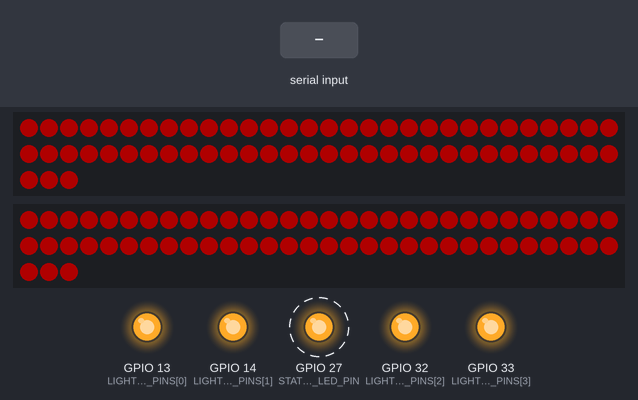
Recording of a program running on a simulated ESP32. Parts: 2 × 63 RGB LEDs in strip order, left to right, continuing on the next row, output pins drawn as LEDs (lit = HIGH). Dashed ring = blinking. The inputs (shaded band) are chosen by the test bench. Dim RGB values are drawn brighter than linear; random numbers use the default seed unless the program sets one; what the program prints to the serial monitor is not drawn.

Above: at 1.57 s.
1.6 s: "<2>" received over Serial
At 1.87 s:
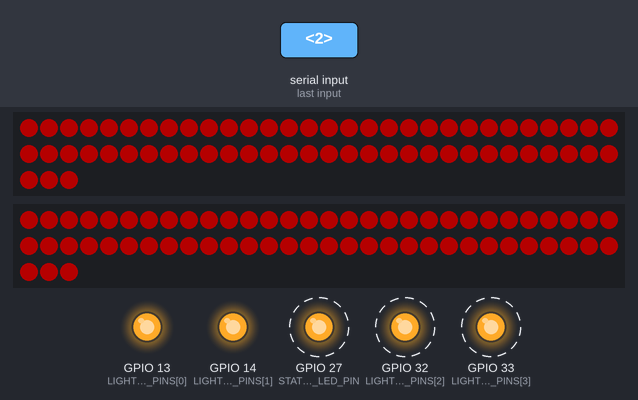
3.8 s: "<w42;>" received over Serial
At 6.69 s:
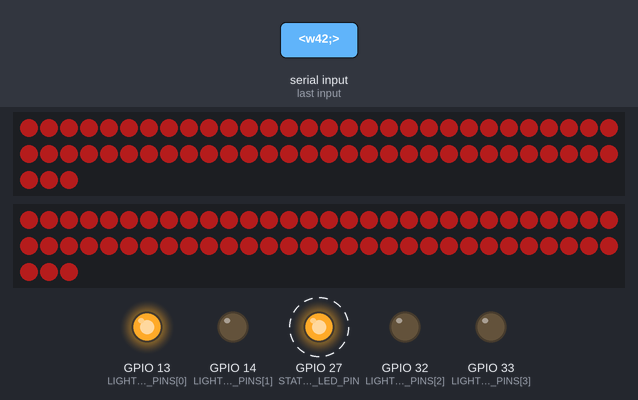
6.8 s: "<1>" received over Serial
At 7.56 s:
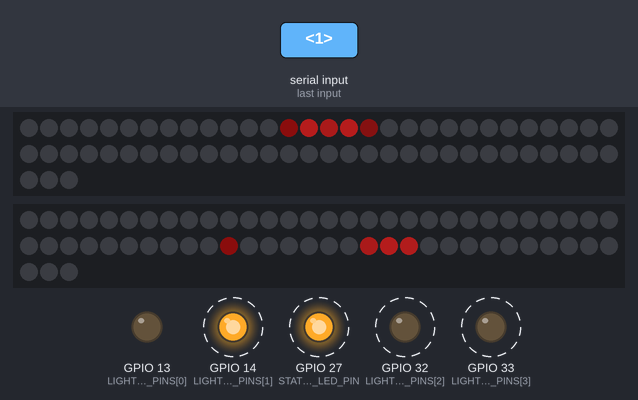
8.9 s: "<3>" received over Serial
At 9.58 s:
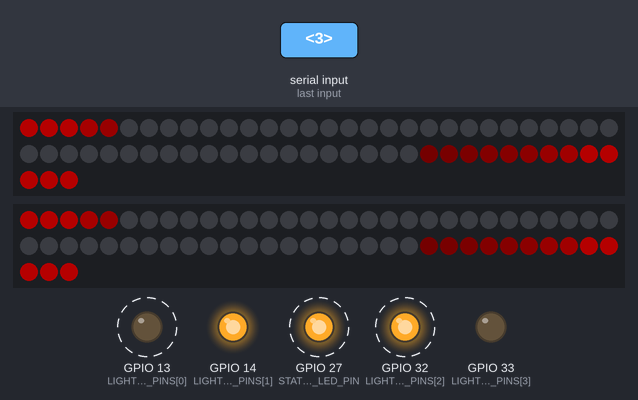
11.5 s: "<4>" received over Serial
At 12.7 s:
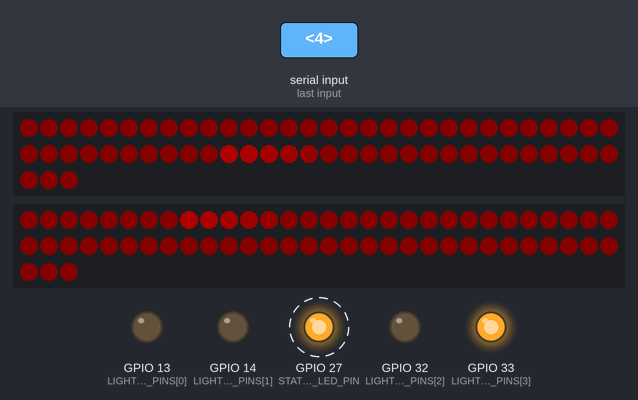
13.5 s: "<3>" received over Serial
At 13.92 s:
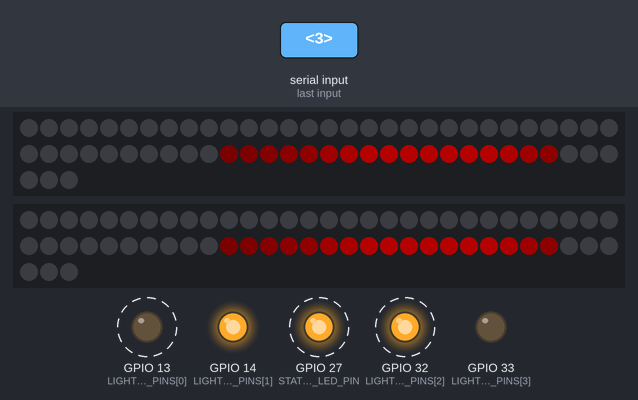
Timing chart, 0 to 17.1 s (numbered marks = the images above; inputs shaded):
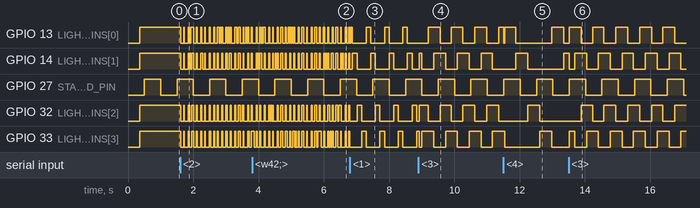

Measured:
- after the input at 1.6 s, GPIO 32 (LIGHT_PIPE_PINS[2]), GPIO 33 (LIGHT_PIPE_PINS[3]): alternates HIGH for 0.03 s and LOW for 0.09 s, starting at once
- by itself, GPIO 13 (LIGHT_PIPE_PINS[0]): alternates HIGH for 0.37 s and LOW for 0.36 s
- by itself, GPIO 14 (LIGHT_PIPE_PINS[1]): repeats every 0.73 s: HIGH 0.36 s, LOW 0.37 s
- by itself, GPIO 27 (STATUS_LED_PIN): alternates HIGH for 0.50 s and LOW for 0.50 s

The program:

main.cpp
```cpp
#include <Arduino.h>
#include <FastLED.h>

// Lisbon AV dual-strip pattern test.
// Wiring pattern from audited build:
//   J1 DATA: ESP32 GPIO25 -> AHCT125 U1 pin 2/3 -> R1 470R -> J1 DATA
//   J2 DATA: ESP32 GPIO26 -> AHCT125 U1 pin 5/6 -> R2 470R -> J2 DATA
//   Color order proven on J1 bench test: BRG
//   Status LED: GPIO27 -> R3 220R -> LED -> GND
//   Case light-pipe LEDs: bottom->top GPIO13, GPIO14, GPIO32, GPIO33
//
// HARDWARE NOTE — AHCT125 mortality:
//   Do NOT hot-plug J1/J2 strip cables. WS2811 DI clamp diodes back-inject
//   into the buffer output and kill U1. Power down the 12V strip rail first.
//   2026-05-31: lost one U1 hot-plugging the J2 universe (Joshua). Replaced.
//   Future board rev: add TVS (SMAJ5.0A) + Schottky (BAT54) on each buffer
//   output for hot-plug tolerance.

static constexpr uint8_t J1_DATA_PIN = 25;
static constexpr uint8_t J2_DATA_PIN = 26;
static constexpr uint8_t STATUS_LED_PIN = 27;
static constexpr uint8_t LIGHT_PIPE_PINS[] = {13, 14, 32, 33};

// BTF WS2811 12V 30 LED/m x 5m is typically 3 physical LEDs per addressable IC:
// Each universe: 3 chained strips x 2m x 30 px/m, nominal 180 physical = 60
// logical WS2811 pixels. In practice each 2m strip ships with 21 ICs (one
// extra at the end), so the chain is 63 logical, not 60. Tail goes dark if
// this is undercounted: 3 logical pixels per strip = 9 physical LEDs.
// Hardware count wins over arithmetic. Verified with Joshua 2026-06-03.
static constexpr uint16_t NUM_LEDS = 63;

// Bench-safe default. Pure red only: no amber/white accents in the installed strips.
static uint8_t gBrightness = 64;  // 25% of FastLED max; not full-bright.
static uint8_t gChaseStepMs = 96;  // Lower = faster drone chase, adjusted live over serial.
static uint8_t gPulseDepth = 42;   // Background red pulse depth for drone chase.
static uint8_t gPacketSpan = 20;   // Frequency-linked phase offset between crossing packets.
// 6/4 r25: pure-white bloom layered on top of red patterns. Sync driver
// sends a value 0-127 via `w<n>;` serial command (gated by 127 = ~50%
// cap). Applied as a final-pass additive blend in render() so chase and
// glitch get the same treatment without per-pattern edits. 0 = no
// change (red pure), 127 = strong white bleed.
static uint8_t gWhiteAmount = 0;
static constexpr uint8_t FRAME_MS = 28;
static constexpr uint32_t AUTO_MODE_MS = 9000;

CRGB stripJ1[NUM_LEDS];
CRGB stripJ2[NUM_LEDS];

enum Mode : uint8_t {
  MODE_ALL_RED = 0,
  MODE_CHASE = 1,
  MODE_GLITCH = 2,
  MODE_RUNNING_TOGETHER = 3,
  MODE_DYSTOPIAN = 4,
  MODE_BLACKOUT = 5,
};

static Mode mode = MODE_ALL_RED;
static bool autoMode = true;
static uint32_t modeStartedAt = 0;
static uint32_t lastFrameAt = 0;
static uint32_t lastStatusAt = 0;
static uint32_t frameNo = 0;

const char* modeName(Mode m) {
  switch (m) {
    case MODE_ALL_RED: return "ALL RED";
    case MODE_CHASE: return "CHASING RED TRAINS";
    case MODE_GLITCH: return "GLITCH STROBE / FAULT SPARKS";
    case MODE_RUNNING_TOGETHER: return "RUNNING TOGETHER";
    case MODE_DYSTOPIAN: return "DYSTOPIAN BREATH + SCAN";
    case MODE_BLACKOUT: return "BLACKOUT";
  }
  return "UNKNOWN";
}

void printMode() {
  Serial.print("MODE: ");
  Serial.print(modeName(mode));
  Serial.print(" | brightness=");
  Serial.print(gBrightness);
  Serial.print(" | chase_ms=");
  Serial.print(gChaseStepMs);
  Serial.print(" | pulse=");
  Serial.print(gPulseDepth);
  Serial.print(" | span=");
  Serial.print(gPacketSpan);
  Serial.print(" | auto=");
  Serial.println(autoMode ? "on" : "off");
}

void setMode(Mode m, bool keepAuto = false) {
  mode = m;
  modeStartedAt = millis();
  if (!keepAuto) autoMode = false;
  FastLED.clear(true);
  printMode();
}

void blackout() {
  fill_solid(stripJ1, NUM_LEDS, CRGB::Black);
  fill_solid(stripJ2, NUM_LEDS, CRGB::Black);
}

void initLightPipes() {
  for (uint8_t p : LIGHT_PIPE_PINS) {
    pinMode(p, OUTPUT);
    digitalWrite(p, LOW);
  }
}

void setLightPipes(uint8_t mask) {
  for (uint8_t i = 0; i < 4; ++i) {
    digitalWrite(LIGHT_PIPE_PINS[i], (mask & (1 << i)) ? HIGH : LOW);
  }
}

void renderLightPipes(uint32_t t) {
  switch (mode) {
    case MODE_ALL_RED:
      // Solid case indicators during the unambiguous red/channel test.
      setLightPipes(0b1111);
      break;
    case MODE_CHASE:
      // Bottom-to-top chase, matching the physical light-pipe order.
      setLightPipes(1 << ((t / 140) % 4));
      break;
    case MODE_GLITCH:
      // High-frequency audio faults: short pure-red strobe gates plus sparse fault flicker.
      if ((t % 130) < 34) {
        setLightPipes(0b1111);
      } else {
        setLightPipes(random8() < 70 ? (1 << random8(4)) : 0);
      }
      break;
    case MODE_RUNNING_TOGETHER:
      // Two-pixel marching pair for a synchronized-machine feel.
      {
        uint8_t step = (t / 180) % 4;
        setLightPipes((1 << step) | (1 << ((step + 1) % 4)));
      }
      break;
    case MODE_DYSTOPIAN:
      // Slow patrol with occasional institutional blackout.
      if ((t % 5300) < 70 || (t % 7900) < 45) {
        setLightPipes(0);
      } else {
        setLightPipes(1 << ((t / 360) % 4));
      }
      break;
    case MODE_BLACKOUT:
      setLightPipes(0);
      break;
  }
}

void statusHeartbeat() {
  const uint32_t now = millis();
  if (now - lastStatusAt >= 500) {
    lastStatusAt = now;
    digitalWrite(STATUS_LED_PIN, !digitalRead(STATUS_LED_PIN));
  }
}

void allRedPattern(uint32_t t) {
  // Dark, solid, unambiguous channel/color test. Slight breathing keeps it obviously alive.
  uint8_t breathe = sin8(t / 18);          // 0..255
  uint8_t red = 130 + scale8(breathe, 85); // 130..215 before global brightness
  fill_solid(stripJ1, NUM_LEDS, CRGB(red, 0, 0));
  fill_solid(stripJ2, NUM_LEDS, CRGB(red, 0, 0));
}

void addWrappedRed(CRGB* strip, int idx, uint8_t level) {
  idx %= NUM_LEDS;
  if (idx < 0) idx += NUM_LEDS;
  strip[idx] += CRGB(level, 0, 0);
}

void redPacket(CRGB* strip, int head, int direction, uint8_t peak) {
  // Short packets leave most pixels black, so the drone reads as small machines
  // chasing and crossing each other rather than one long circular loop.
  for (uint8_t k = 0; k < 4; ++k) {
    uint8_t level = qsub8(peak, k * 58);
    if (level > 0) addWrappedRed(strip, head - direction * k, level);
  }
}

uint16_t wrappedDistance(uint16_t a, uint16_t b) {
  uint16_t direct = a > b ? a - b : b - a;
  return min<uint16_t>(direct, NUM_LEDS - direct);
}

void chasePattern(uint32_t t) {
  // Mostly black canvas: the low-frequency drone should be present as motion,
  // not as every LED being permanently lit. BUT on low drones (wide span)
  // operator (6/4) wants ~2x packet density and more "broken" texture —
  // random sparks + extra phantom packets that flicker in and out.
  fill_solid(stripJ1, NUM_LEDS, CRGB::Black);
  fill_solid(stripJ2, NUM_LEDS, CRGB::Black);

  uint8_t stepMs = gChaseStepMs;
  if (stepMs < 18) stepMs = 18;
  if (stepMs > 168) stepMs = 168;
  uint8_t span = gPacketSpan;
  if (span < 8) span = 8;
  if (span > 44) span = 44;
  uint8_t halfSpan = span / 2;
  if (halfSpan < 4) halfSpan = 4;

  // Density mode: low drones (wide span = lots of cross-rhythm) get the
  // extra-packet layer + scatter sparks. Higher drones (tight span) stay
  // sparse to keep the original "machines chasing" feel.
  bool denseDrone = span >= 24;

  // The Mac maps the actual drone frequency into stepMs and span. Low drones
  // move more slowly and use wider cross-rhythm offsets; higher drones tighten
  // into smaller, quicker packets.
  uint32_t phaseA = t / stepMs;
  uint32_t phaseB = t / (stepMs + 9 + span / 3);
  uint32_t phaseC = t / (stepMs + 17 + span / 2);
  uint32_t phaseD = t / (stepMs + 5 + halfSpan);     // new: 4th cross-phase for density
  uint16_t p1 = phaseA % NUM_LEDS;
  uint16_t p2 = (NUM_LEDS + span - 1 - (phaseB % NUM_LEDS)) % NUM_LEDS;
  uint16_t p3 = (phaseA / 2 + halfSpan) % NUM_LEDS;
  uint16_t p4 = (NUM_LEDS + NUM_LEDS / 2 + span / 3 - (phaseC % NUM_LEDS)) % NUM_LEDS;
  uint16_t p5 = (phaseD + NUM_LEDS / 3) % NUM_LEDS;
  uint16_t p6 = (NUM_LEDS + NUM_LEDS / 4 - (phaseD * 2 % NUM_LEDS)) % NUM_LEDS;
  uint16_t p7 = (phaseB + phaseC + halfSpan) % NUM_LEDS;
  uint16_t p8 = (NUM_LEDS + NUM_LEDS * 2 / 3 - (phaseA + phaseC) % NUM_LEDS) % NUM_LEDS;

  uint8_t pulsePeriod = 11 + stepMs / 12;
  uint8_t ghostPeriod = 17 + span / 2;
  uint8_t subPeriod = 23 + stepMs / 10 + span / 3;
  uint8_t pulse = sin8(t / pulsePeriod);
  uint8_t ghostPulse = sin8(t / ghostPeriod + 85);
  uint8_t subPulse = sin8(t / subPeriod + 171);
  uint8_t peak = qadd8(84, scale8(pulse, gPulseDepth));
  uint8_t ghost = qadd8(28, scale8(ghostPulse, gPulseDepth / 2));
  uint8_t satellite = qadd8(18, scale8(subPulse, max<uint8_t>(8, gPulseDepth / 3)));

  redPacket(stripJ1, p1, 1, peak);
  redPacket(stripJ1, p2, -1, qadd8(60, scale8(ghostPulse, gPulseDepth)));
  redPacket(stripJ2, NUM_LEDS - 1 - p1, -1, peak);
  redPacket(stripJ2, p3, 1, ghost);
  redPacket(stripJ2, p4, -1, ghost);

  if (span >= 22) {
    // Wider low-frequency spans get slower satellites that cross the main packets,
    // giving the drone movement more machinery without filling the strip.
    redPacket(stripJ1, p3 + span / 3, 1, satellite);
    redPacket(stripJ1, p4 - span / 4, -1, satellite);
    redPacket(stripJ2, p2 + halfSpan, -1, satellite);
  }

  if (denseDrone) {
    // Extra packet density layer for low drones. These packets phase-shift
    // against the primaries so the strip reads as ~2x as lit without
    // becoming a steady wash. Brightness is intentionally between peak and
    // satellite so they don't dominate the primary motion. The extra
    // crossings between primary and dense packets are what give the
    // "more broken" feel — multiple chains weaving against each other,
    // NOT random per-frame flicker.
    //
    // 6/4 round 2: REMOVED the per-frame random sparks (8-14 random LEDs
    // every tick) and the periodic random-burst breakthrough. Both were
    // reading as strobe-baked-into-chase because they fire at frame rate
    // independent of any input — pure visual noise. Operator: "low freqs
    // = running lights with some broken and pulsing chains. glitch =
    // strobe." Sparks were strobe pretending to be chase.
    uint8_t denseLevel = qadd8(48, scale8(pulse, gPulseDepth * 3 / 4));
    uint8_t denseGhost = qadd8(36, scale8(subPulse, gPulseDepth / 2));
    redPacket(stripJ1, p5, 1, denseLevel);
    redPacket(stripJ1, p6, -1, denseGhost);
    redPacket(stripJ1, p7, 1, denseGhost);
    redPacket(stripJ2, p5, -1, denseLevel);
    redPacket(stripJ2, p7, 1, denseGhost);
    redPacket(stripJ2, p8, -1, denseLevel);
  }

  uint8_t collisionWindow = 3 + span / 14;
  uint16_t collisionA = wrappedDistance(p1, p2);
  uint16_t collisionB = wrappedDistance((uint16_t)((NUM_LEDS - 1 - p1) % NUM_LEDS), p3);
  uint32_t collisionPeriod = 1180 + static_cast<uint32_t>(span) * 38;
  if (collisionA <= collisionWindow || collisionB <= collisionWindow || (t % collisionPeriod) < (64 + span)) {
    uint8_t hit = qadd8(142, scale8(pulse, 92));
    uint16_t c1 = (uint16_t)(p1 + p2) / 2;
    uint16_t c2 = (uint16_t)((NUM_LEDS - 1 - p1) + p3) / 2;
    for (int8_t k = -1; k <= 1; ++k) {
      addWrappedRed(stripJ1, c1 + k, hit);
      addWrappedRed(stripJ2, c2 + k, hit);
    }
  }

  // Tiny black holes make the pattern breathe without killing the base motion.
  uint32_t blackoutPeriod = 1840 + static_cast<uint32_t>(span) * 43;
  if ((t % blackoutPeriod) < (42 + span / 3)) {
    for (uint8_t k = 0; k < 7; ++k) {
      stripJ1[(p1 + k * span) % NUM_LEDS] = CRGB::Black;
      stripJ2[(p2 + k * (halfSpan + 3)) % NUM_LEDS] = CRGB::Black;
    }
  }
}

void glitchPattern(uint32_t t) {
  // High-frequency audio glitches: brutal pure-red flashes against actual black.
  // Realtime-reactive (6/4 round 2): the OLD design held strobe ON for the
  // first 420ms after mode entry so a single trigger always produced a
  // noticeable burst. But the sync now drops back to mode 1 the next status
  // tick (~20ms) when CV7 falls, which left the strip strobing for 400ms
  // of "ghost" after CV7 was already gone. Operator wants frame-accurate:
  // strobe duration = CV7 duration. Removed the 420ms hold; the periodic
  // gate alone provides the visible hard-strobe rhythm while the mode is
  // active.
  bool blackGate = ((t - modeStartedAt) % 124) >= 42 && ((t - modeStartedAt) % 124) < 76;
  if (blackGate) {
    blackout();
    return;
  }

  bool strobeGate = (t % 72) < 34 || ((t + 57) % 190) < 28;
  if (strobeGate) {
    fill_solid(stripJ1, NUM_LEDS, CRGB(255, 0, 0));
    fill_solid(stripJ2, NUM_LEDS, CRGB(255, 0, 0));
    return;
  }

  blackout();

  uint8_t events = random8(4, 13);
  for (uint8_t e = 0; e < events; ++e) {
    CRGB* s = random8() & 1 ? stripJ1 : stripJ2;
    uint16_t p = random16(NUM_LEDS);
    uint8_t red = random8(140, 255);
    s[p] = CRGB(red, 0, 0);
    if (p + 1 < NUM_LEDS && random8() < 120) s[p + 1] = CRGB(red / 2, 0, 0);
    if (p > 0 && random8() < 80) s[p - 1] = CRGB(red / 3, 0, 0);
  }

  if ((t / 90) % 11 == 0) {
    blackout(); // hard dropout reads as glitch, and is current-safe.
  }
}

void runningTogetherPattern(uint32_t t) {
  // Both strips run in sync: the two sides feel like one machine breathing together.
  fadeToBlackBy(stripJ1, NUM_LEDS, 72);
  fadeToBlackBy(stripJ2, NUM_LEDS, 72);
  int pos = (t / 38) % NUM_LEDS;

  for (uint8_t k = 0; k < 10; ++k) {
    int idx = (pos + k) % NUM_LEDS;
    uint8_t level = 255 - k * 22;
    CRGB c(level, 0, 0);
    stripJ1[idx] += c;
    stripJ2[idx] += c;
  }

  // Occasional synchronized marker pulse at opposite end.
  if ((t / 700) % 4 == 0) {
    int marker = (NUM_LEDS - 1 - pos + NUM_LEDS) % NUM_LEDS;
    stripJ1[marker] += CRGB(80, 0, 0);
    stripJ2[marker] += CRGB(80, 0, 0);
  }
}

void dystopianPattern(uint32_t t) {
  // Low red ambience, patrol scanlines, ember noise, occasional institutional blackout.
  uint8_t base = 8 + scale8(sin8(t / 42), 32);
  fill_solid(stripJ1, NUM_LEDS, CRGB(base, 0, 0));
  fill_solid(stripJ2, NUM_LEDS, CRGB(base, 0, 0));

  int scan = (t / 55) % NUM_LEDS;
  int scan2 = (scan + NUM_LEDS / 2) % NUM_LEDS;
  for (uint8_t k = 0; k < 5; ++k) {
    uint8_t level = 180 - k * 32;
    stripJ1[(scan + k) % NUM_LEDS] += CRGB(level, 0, 0);
    stripJ2[(scan2 + k) % NUM_LEDS] += CRGB(level, 0, 0);
  }

  if (random8() < 28) {
    CRGB ember(random8(35, 120), 0, 0);
    stripJ1[random16(NUM_LEDS)] += ember;
    stripJ2[random16(NUM_LEDS)] += ember;
  }

  // Frame-synced blackout cuts, short and sparse.
  if ((t % 5300) < 70 || (t % 7900) < 45) {
    blackout();
  }
}

void renderFrame() {
  const uint32_t t = millis();

  if (autoMode && t - modeStartedAt > AUTO_MODE_MS) {
    mode = static_cast<Mode>((static_cast<uint8_t>(mode) + 1) % 5);
    modeStartedAt = t;
    FastLED.clear(true);
    printMode();
  }

  switch (mode) {
    case MODE_ALL_RED: allRedPattern(t); break;
    case MODE_CHASE: chasePattern(t); break;
    case MODE_GLITCH: glitchPattern(t); break;
    case MODE_RUNNING_TOGETHER: runningTogetherPattern(t); break;
    case MODE_DYSTOPIAN: dystopianPattern(t); break;
    case MODE_BLACKOUT: blackout(); break;
  }

  renderLightPipes(t);

  // 6/4 r25: pure-white bloom overlay. Add gWhiteAmount equally to G
  // and B of every LED — R is already maxed by the patterns, so adding
  // green+blue lifts the red toward warm white. qadd8 saturates so we
  // never wrap. Only chase and glitch participate (modes 1 and 2) so
  // blackout / all-red / dystopian stay pure red.
  if (gWhiteAmount > 0 && (mode == MODE_CHASE || mode == MODE_GLITCH)) {
    for (uint16_t i = 0; i < NUM_LEDS; ++i) {
      // Scale white by the existing red level so dim LEDs don't suddenly
      // bloom white — the bloom rides the red envelope. red=0 LEDs stay
      // dark, red=255 LEDs lift toward white at the requested amount.
      uint8_t r1 = stripJ1[i].r;
      uint8_t r2 = stripJ2[i].r;
      uint8_t add1 = (uint16_t)gWhiteAmount * r1 / 255;
      uint8_t add2 = (uint16_t)gWhiteAmount * r2 / 255;
      stripJ1[i].g = qadd8(stripJ1[i].g, add1);
      stripJ1[i].b = qadd8(stripJ1[i].b, add1);
      stripJ2[i].g = qadd8(stripJ2[i].g, add2);
      stripJ2[i].b = qadd8(stripJ2[i].b, add2);
    }
  }

  FastLED.setBrightness(gBrightness);
  FastLED.show();
  frameNo++;
}

void printHelp() {
  Serial.println("Commands: a=auto, 0=all red, 1=chase, 2=glitch, 3=running together, 4=dystopian, x=blackout, +=brighter, -=dimmer, >=faster chase, <=slower chase, ]=deeper pulse, [=shallower pulse, }=wider packet span, {=tighter packet span, ?=status");
}

void handleSerial() {
  // 6/4 r25: extended-command buffer for multi-char values like 'w42;'
  // ('w' followed by a 1-3 digit value 0-127, terminated by ';'). The
  // single-char protocol stays intact; ext mode kicks in only after 'w'.
  static bool inExtCmd = false;
  static char extCh = '\0';
  static uint8_t extBuf[4] = {0};
  static uint8_t extLen = 0;
  while (Serial.available() > 0) {
    char c = Serial.read();
    if (inExtCmd) {
      if (c == ';' || c == '\n' || c == '\r') {
        // Parse extBuf as decimal integer.
        uint16_t val = 0;
        for (uint8_t k = 0; k < extLen; ++k) {
          if (extBuf[k] < '0' || extBuf[k] > '9') { val = 0xFFFF; break; }
          val = val * 10 + (extBuf[k] - '0');
        }
        if (val != 0xFFFF) {
          if (extCh == 'w') {
            gWhiteAmount = (val > 127) ? 127 : (uint8_t)val;
            Serial.print("WHITE: ");
            Serial.println(gWhiteAmount);
          }
        }
        inExtCmd = false;
        extLen = 0;
        extCh = '\0';
        continue;
      }
      if (c >= '0' && c <= '9' && extLen < 3) {
        extBuf[extLen++] = c;
        continue;
      }
      // Garbage in ext mode — bail.
      inExtCmd = false;
      extLen = 0;
      extCh = '\0';
      continue;
    }
    switch (c) {
      case 'w': case 'W':
        inExtCmd = true;
        extCh = 'w';
        extLen = 0;
        break;
      case 'a': case 'A':
        autoMode = true;
        mode = MODE_ALL_RED;
        modeStartedAt = millis();
        FastLED.clear(true);
        printMode();
        break;
      case '0': setMode(MODE_ALL_RED); break;
      case '1': setMode(MODE_CHASE); break;
      case '2': setMode(MODE_GLITCH); break;
      case '3': setMode(MODE_RUNNING_TOGETHER); break;
      case '4': setMode(MODE_DYSTOPIAN); break;
      case 'x': case 'X': setMode(MODE_BLACKOUT); break;
      case '+':
        gBrightness = qadd8(gBrightness, 16);
        printMode();
        break;
      case '-':
        gBrightness = qsub8(gBrightness, 16);
        printMode();
        break;
      case '>':
        gChaseStepMs = (gChaseStepMs > 22) ? (gChaseStepMs - 4) : 18;
        printMode();
        break;
      case '<':
        gChaseStepMs = (gChaseStepMs < 164) ? (gChaseStepMs + 4) : 168;
        printMode();
        break;
      case ']':
        gPulseDepth = (gPulseDepth < 104) ? (gPulseDepth + 8) : 112;
        printMode();
        break;
      case '[':
        gPulseDepth = (gPulseDepth > 16) ? (gPulseDepth - 8) : 8;
        printMode();
        break;
      case '}':
        gPacketSpan = (gPacketSpan < 42) ? (gPacketSpan + 2) : 44;
        printMode();
        break;
      case '{':
        gPacketSpan = (gPacketSpan > 10) ? (gPacketSpan - 2) : 8;
        printMode();
        break;
      case '?':
        printMode();
        printHelp();
        break;
      default:
        break;
    }
  }
}

void setup() {
  Serial.begin(115200);
  delay(300);

  pinMode(STATUS_LED_PIN, OUTPUT);
  digitalWrite(STATUS_LED_PIN, LOW);
  initLightPipes();

  FastLED.addLeds<WS2811, J1_DATA_PIN, BRG>(stripJ1, NUM_LEDS);
  FastLED.addLeds<WS2811, J2_DATA_PIN, BRG>(stripJ2, NUM_LEDS);
  FastLED.setBrightness(gBrightness);
  FastLED.clear(true);

  random16_add_entropy(analogRead(36));
  modeStartedAt = millis();

  Serial.println();
  Serial.println("Lisbon AV dual WS2811 strip pattern test");
  Serial.println("J1: GPIO25 -> AHCT125 -> R1 470R -> J1 DATA");
  Serial.println("J2: GPIO26 -> AHCT125 -> R2 470R -> J2 DATA");
  Serial.println("Color order: BRG. Logical pixels: 50. Brightness starts at 64/255.");
  Serial.println("Auto cycle: all red, chase, glitch, running together, dystopian.");
  Serial.println("Case light pipes active on GPIO13/14/32/33 bottom-to-top.");
  printHelp();
  printMode();
}

void loop() {
  handleSerial();
  statusHeartbeat();
  uint32_t now = millis();
  if (now - lastFrameAt >= FRAME_MS) {
    lastFrameAt = now;
    renderFrame();
  }
}
```
